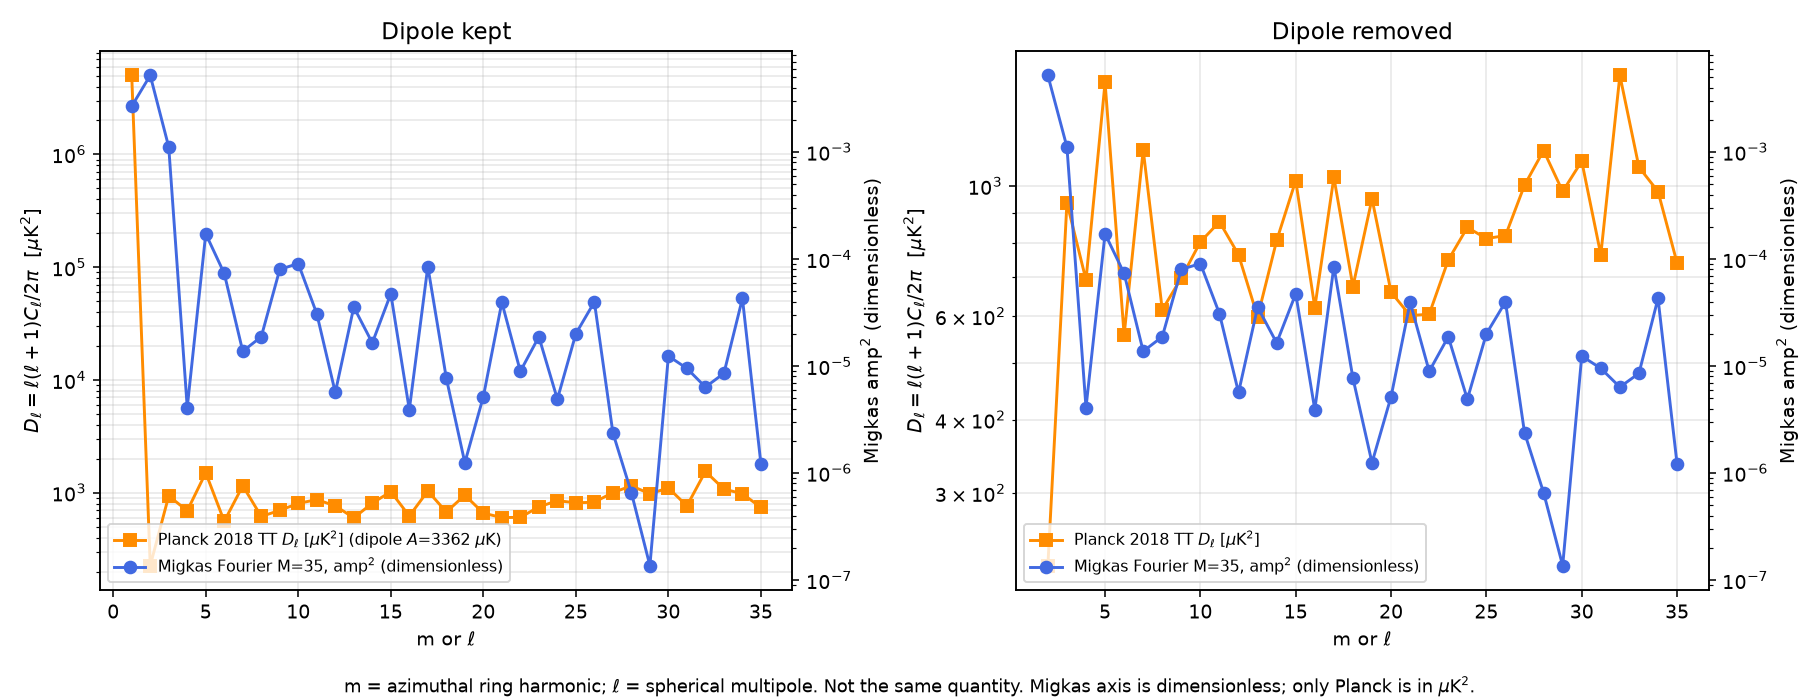

This figure's Python source:
# Planck 2018 TT D_l in uK^2 (l=1..35, dipole from A=3362.08 uK) vs Migkas A/A_all weighted Fourier M=35 power per m (dimensionless, twin axis).
import numpy as np,matplotlib;matplotlib.use('Agg');import matplotlib.pyplot as plt
d=np.genfromtxt('/workspace/cosmology/migkas/fig6_digitized.csv',delimiter=',',names=True);l,y=d['l_deg'],d['A_over_Aall'];s=(d['A_err_low']+d['A_err_high'])/2
M=35;t=np.radians(l);X=[np.ones_like(t)]
for m in range(1,M+1):X+=[np.cos(m*t),np.sin(m*t)]
X=np.array(X).T;w=1/s;c=np.linalg.lstsq(X*w[:,None],y*w,rcond=None)[0]
amp2=c[1::2]**2+c[2::2]**2;ms=np.arange(1,M+1)
p=np.loadtxt('COM_PowerSpect_CMB-TT-full_R3.01.txt');L=p[:,0];Dl=p[:,1];k=L<=35
Ad=3362.08;C1=4*np.pi/9*Ad**2;D1=1*2*C1/(2*np.pi)  # T=A cos(theta): a10=A*sqrt(4pi/3), C1=a10^2/3
fig,axs=plt.subplots(1,2,figsize=(13,5))
for a,dip in zip(axs,[True,False]):
  LL=np.r_[1,L[k]] if dip else L[k];DD=np.r_[D1,Dl[k]] if dip else Dl[k]
  a.semilogy(LL,DD,'s-',color='darkorange',label='Planck 2018 TT $D_\\ell$ [$\\mu$K$^2$]'+(' (dipole $A$=3362 $\\mu$K)' if dip else ''))
  a.set_xlabel('m or $\\ell$');a.set_ylabel('$D_\\ell=\\ell(\\ell+1)C_\\ell/2\\pi$  [$\\mu$K$^2$]');a.grid(alpha=.3,which='both')
  b=a.twinx();mm=ms if dip else ms[1:];aa=amp2 if dip else amp2[1:]
  b.semilogy(mm,aa,'o-',color='royalblue',label='Migkas Fourier M=35, amp$^2$ (dimensionless)');b.set_ylabel('Migkas amp$^2$ (dimensionless)')
  a.set_title('Dipole kept' if dip else 'Dipole removed');h1,l1=a.get_legend_handles_labels();h2,l2=b.get_legend_handles_labels();a.legend(h1+h2,l1+l2,fontsize=8,loc='lower left')
fig.text(.5,.01,'m = azimuthal ring harmonic; $\\ell$ = spherical multipole. Not the same quantity. Migkas axis is dimensionless; only Planck is in $\\mu$K$^2$.',ha='center',fontsize=9)
plt.tight_layout(rect=(0,.04,1,1));plt.savefig('A_fourier_power_uK2.png',dpi=140)
print(D1,Dl[:3])
